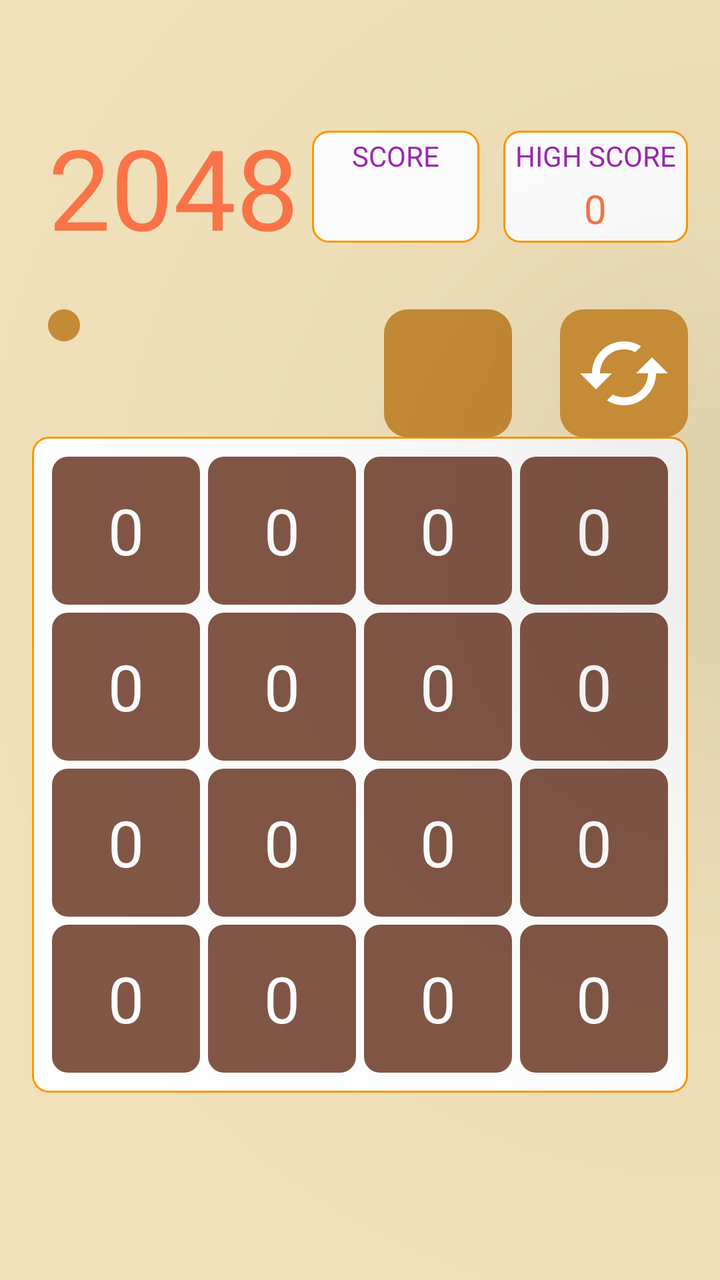
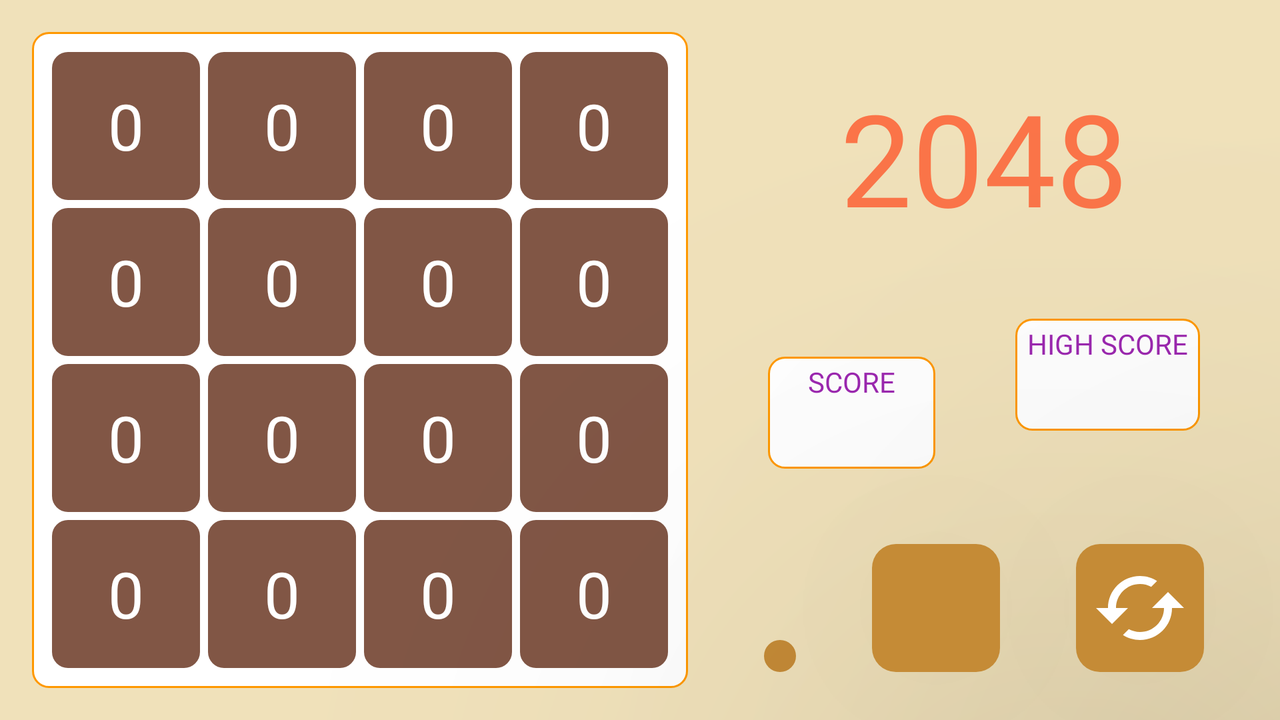

First picture: res/layout/ on a phone held upright. Second picture: the repository's own variant of that layout, on a device whose configuration matches the variant's folder. Source for both follows.
<!-- AndroidManifest.xml: application theme Theme._2048OrginalApp -->
<!-- res/layout/screen_games.xml -->
<?xml version="1.0" encoding="utf-8"?>
<androidx.constraintlayout.widget.ConstraintLayout xmlns:android="http://schemas.android.com/apk/res/android"
    xmlns:app="http://schemas.android.com/apk/res-auto"
    xmlns:tools="http://schemas.android.com/tools"
    android:layout_width="match_parent"
    android:layout_height="match_parent"
    android:background="@color/my_app_bg">

    <TextView
        android:id="@+id/textView2"
        android:layout_width="wrap_content"
        android:layout_height="wrap_content"
        android:layout_marginStart="24sp"
        android:layout_marginTop="56dp"
        android:fontFamily="@font/my_font2"
        android:text="@string/_2048"
        android:textColor="@color/text_color2048"
        android:textSize="56sp"
        app:layout_constraintStart_toStartOf="parent"
        app:layout_constraintTop_toTopOf="parent" />

    <LinearLayout
        android:id="@+id/image_score"
        android:layout_width="wrap_content"
        android:layout_height="56dp"
        android:layout_marginEnd="12dp"
        android:background="@drawable/bg_score"
        android:orientation="vertical"
        app:layout_constraintBottom_toBottomOf="@+id/textView2"
        app:layout_constraintEnd_toStartOf="@id/image_score_high"
        app:layout_constraintTop_toTopOf="@+id/textView2">

        <TextView
            android:layout_width="match_parent"
            android:layout_height="0dp"
            android:layout_marginHorizontal="20dp"
            android:layout_weight="1"
            android:fontFamily="@font/my_font2"
            android:gravity="center"
            android:text="@string/score"
            android:textColor="#9C27B0"
            app:layout_constraintBottom_toBottomOf="@id/image_score"
            app:layout_constraintEnd_toEndOf="@id/image_score"
            app:layout_constraintStart_toStartOf="@id/image_score"
            app:layout_constraintTop_toTopOf="@id/image_score" />

        <TextView
            android:id="@+id/score_text"
            android:layout_width="match_parent"
            android:layout_height="0dp"
            android:layout_marginHorizontal="6dp"
            android:layout_weight="1.2"
            android:fontFamily="@font/my_font2"
            android:gravity="center_horizontal"
            android:textColor="@color/text_color2048"
            android:textSize="20sp"
            app:layout_constraintBottom_toBottomOf="@id/image_score"
            app:layout_constraintEnd_toEndOf="@id/image_score"
            app:layout_constraintStart_toStartOf="@id/image_score"
            app:layout_constraintTop_toTopOf="@id/image_score" />

    </LinearLayout>

    <LinearLayout
        android:id="@+id/image_score_high"
        android:layout_width="wrap_content"
        android:layout_height="56dp"
        android:layout_marginEnd="16dp"
        android:background="@drawable/bg_score"
        android:orientation="vertical"
        app:layout_constraintBottom_toBottomOf="@+id/textView2"
        app:layout_constraintEnd_toEndOf="parent"
        app:layout_constraintTop_toTopOf="@+id/textView2">

        <TextView
            android:layout_width="match_parent"
            android:layout_height="0dp"
            android:layout_marginHorizontal="6dp"
            android:layout_weight="1"
            android:fontFamily="@font/my_font2"
            android:gravity="center"
            android:text="@string/high_score"
            android:textColor="#9C27B0"
            app:layout_constraintBottom_toBottomOf="@id/image_score_high"
            app:layout_constraintEnd_toEndOf="@id/image_score_high"
            app:layout_constraintStart_toStartOf="@id/image_score_high"
            app:layout_constraintTop_toTopOf="@id/image_score_high" />

        <TextView
            android:id="@+id/score_high_text"
            android:layout_width="match_parent"
            android:layout_height="0dp"
            android:layout_marginHorizontal="6dp"
            android:layout_weight="1.2"
            android:fontFamily="@font/my_font2"
            android:gravity="center_horizontal|top"
            android:text="0"
            android:textColor="@color/text_color2048"
            android:textSize="20sp"
            app:layout_constraintBottom_toBottomOf="@id/image_score_high"
            app:layout_constraintEnd_toEndOf="@id/image_score_high"
            app:layout_constraintStart_toStartOf="@id/image_score_high"
            app:layout_constraintTop_toTopOf="@id/image_score_high" />

    </LinearLayout>

    <androidx.appcompat.widget.LinearLayoutCompat
        android:id="@+id/mainView"
        android:layout_width="match_parent"
        android:layout_height="0dp"
        android:layout_marginHorizontal="16dp"
        android:background="@drawable/bg_score"
        android:orientation="vertical"
        android:padding="8dp"
        app:layout_constraintBottom_toBottomOf="parent"
        app:layout_constraintDimensionRatio="1:1"
        app:layout_constraintTop_toTopOf="parent"
        app:layout_constraintVertical_bias="0.7">

        <androidx.appcompat.widget.LinearLayoutCompat
            android:layout_width="match_parent"
            android:layout_height="0dp"
            android:layout_weight="1">

            <androidx.appcompat.widget.AppCompatTextView
                style="@style/PlayButtonStl"
                tools:text="0" />

            <androidx.appcompat.widget.AppCompatTextView
                style="@style/PlayButtonStl"
                tools:text="0" />

            <androidx.appcompat.widget.AppCompatTextView
                style="@style/PlayButtonStl"
                tools:text="0" />

            <androidx.appcompat.widget.AppCompatTextView
                style="@style/PlayButtonStl"
                tools:text="0" />
        </androidx.appcompat.widget.LinearLayoutCompat>

        <androidx.appcompat.widget.LinearLayoutCompat
            android:layout_width="match_parent"
            android:layout_height="0dp"
            android:layout_weight="1">

            <androidx.appcompat.widget.AppCompatTextView
                style="@style/PlayButtonStl"
                tools:text="0" />

            <androidx.appcompat.widget.AppCompatTextView
                style="@style/PlayButtonStl"
                tools:text="0" />

            <androidx.appcompat.widget.AppCompatTextView
                style="@style/PlayButtonStl"
                tools:text="0" />

            <androidx.appcompat.widget.AppCompatTextView
                style="@style/PlayButtonStl"
                tools:text="0" />
        </androidx.appcompat.widget.LinearLayoutCompat>

        <androidx.appcompat.widget.LinearLayoutCompat
            android:layout_width="match_parent"
            android:layout_height="0dp"
            android:layout_weight="1">

            <androidx.appcompat.widget.AppCompatTextView
                style="@style/PlayButtonStl"
                tools:text="0" />

            <androidx.appcompat.widget.AppCompatTextView
                style="@style/PlayButtonStl"
                tools:text="0" />

            <androidx.appcompat.widget.AppCompatTextView
                style="@style/PlayButtonStl"
                tools:text="0" />

            <androidx.appcompat.widget.AppCompatTextView
                style="@style/PlayButtonStl"
                tools:text="0" />
        </androidx.appcompat.widget.LinearLayoutCompat>

        <androidx.appcompat.widget.LinearLayoutCompat
            android:layout_width="match_parent"
            android:layout_height="0dp"
            android:layout_weight="1">

            <androidx.appcompat.widget.AppCompatTextView
                style="@style/PlayButtonStl"
                tools:text="0" />

            <androidx.appcompat.widget.AppCompatTextView
                style="@style/PlayButtonStl"
                tools:text="0" />

            <androidx.appcompat.widget.AppCompatTextView
                style="@style/PlayButtonStl"
                tools:text="0" />

            <androidx.appcompat.widget.AppCompatTextView
                style="@style/PlayButtonStl"
                tools:text="0" />
        </androidx.appcompat.widget.LinearLayoutCompat>

    </androidx.appcompat.widget.LinearLayoutCompat>

    <ImageView
        android:id="@+id/home"
        android:layout_width="wrap_content"
        android:layout_height="wrap_content"
        android:layout_margin="24dp"
        android:background="@drawable/bg_appcompat_button"
        android:padding="8dp"
        android:src="@drawable/ic_home"
        app:layout_constraintStart_toStartOf="parent"
        app:layout_constraintTop_toBottomOf="@id/textView2" />

    <ImageView
        android:id="@+id/restart"
        android:layout_width="wrap_content"
        android:layout_height="wrap_content"
        android:layout_marginTop="24dp"
        android:background="@drawable/bg_appcompat_button"
        android:elevation="150dp"
        android:padding="8dp"
        android:src="@drawable/ic_restart"
        app:layout_constraintEnd_toEndOf="@+id/image_score_high"
        app:layout_constraintTop_toBottomOf="@id/textView2"
        app:tint="#fff" />

    <ImageView
        android:id="@+id/goBack"
        android:layout_width="64dp"
        android:layout_height="64dp"
        android:layout_marginEnd="24dp"
        android:background="@drawable/bg_appcompat_button"
        android:padding="12dp"
        android:src="@drawable/ic_go_back"
        app:layout_constraintBottom_toBottomOf="@+id/restart"
        app:layout_constraintEnd_toStartOf="@+id/restart"
        app:layout_constraintTop_toTopOf="@+id/restart"
        app:tint="#fff" />

    <ImageView
        android:id="@+id/restart_bg"
        android:layout_width="0dp"
        android:layout_height="0dp"
        android:layout_margin="8dp"
        android:background="#fff"
        android:visibility="gone"
        app:layout_constraintBottom_toBottomOf="@id/mainView"
        app:layout_constraintEnd_toEndOf="@id/mainView"
        app:layout_constraintStart_toStartOf="@id/mainView"
        app:layout_constraintTop_toTopOf="@id/mainView" />

    <FrameLayout
        android:id="@+id/gameOver"
        android:layout_width="match_parent"
        android:layout_height="match_parent"
        android:background="#80FFFFFF"
        android:clickable="true"
        android:focusable="true"
        android:visibility="gone">

        <TextView
            android:layout_width="wrap_content"
            android:layout_height="wrap_content"
            android:layout_gravity="center"
            android:fontFamily="@font/my_font2"
            android:text="@string/game_over"
            android:textColor="#000"
            android:textSize="50sp" />
    </FrameLayout>


    <androidx.constraintlayout.widget.ConstraintLayout
        android:id="@+id/gameRestart"
        android:layout_width="match_parent"
        android:layout_height="match_parent"
        android:background="#80CFBFBF"
        android:clickable="true"
        android:focusable="true"
        android:visibility="gone">

        <LinearLayout
            android:layout_width="match_parent"
            android:layout_height="350dp"
            app:layout_constraintBottom_toBottomOf="@id/gameRestart"
            app:layout_constraintTop_toTopOf="@id/gameRestart"
            app:layout_constraintVertical_bias="0.7"
            android:layout_gravity="center"
            android:layout_marginHorizontal="24dp"
            android:orientation="vertical">

            <TextView
                android:layout_width="match_parent"
                android:layout_height="0dp"
                android:layout_marginHorizontal="24dp"
                android:layout_weight="1"
                android:fontFamily="@font/my_font2"
                android:gravity="center"
                android:text="@string/restart"
                android:textColor="#000"
                android:textSize="48sp" />

            <LinearLayout
                android:layout_width="match_parent"
                android:layout_height="0dp"
                android:layout_marginHorizontal="24dp"
                android:layout_weight="1"
                android:orientation="horizontal">

                <TextView
                    android:id="@+id/yes"
                    android:layout_width="0dp"
                    android:layout_height="match_parent"
                    android:layout_marginTop="24dp"
                    android:layout_weight="1"
                    android:fontFamily="@font/my_font2"
                    android:gravity="end"
                    android:text="@string/yes"
                    android:textColor="#000"
                    android:textSize="36sp"
                    tools:ignore="NestedWeights" />

                <Space
                    android:layout_width="100dp"
                    android:layout_height="wrap_content" />

                <TextView
                    android:id="@+id/no"
                    android:layout_width="0dp"
                    android:layout_height="match_parent"
                    android:layout_marginTop="24dp"
                    android:layout_weight="1"
                    android:fontFamily="@font/my_font2"
                    android:gravity="start"
                    android:text="@string/no"
                    android:textColor="#000"
                    android:textSize="36sp" />
            </LinearLayout>

        </LinearLayout>
    </androidx.constraintlayout.widget.ConstraintLayout>

</androidx.constraintlayout.widget.ConstraintLayout>
<!-- resources referenced by this layout -->
<resources>
  <color name="my_app_bg">#BEECDAA3</color>
  <color name="text_color2048">#FB7448</color>
  <!-- drawable bg_appcompat_button (drawable) -->
  <?xml version="1.0" encoding="utf-8"?>
  <shape xmlns:android="http://schemas.android.com/apk/res/android">
      <corners android:radius="12dp" />
       <solid android:color="#C58B36"/>
  </shape>
  <!-- drawable bg_score (drawable) -->
  <?xml version="1.0" encoding="utf-8"?>
  <shape xmlns:android="http://schemas.android.com/apk/res/android">
      <solid android:color="#fff" />
      <corners android:radius="8dp"/>
          <stroke android:width="1dp"
              android:color="#FF9800" />
  
  </shape>
  <!-- drawable ic_restart (drawable) -->
  <vector xmlns:android="http://schemas.android.com/apk/res/android"
      android:width="48dp"
      android:height="48dp"
      android:viewportWidth="24"
      android:viewportHeight="24"
      android:tint="?attr/colorControlNormal">
    <path
        android:fillColor="#fff"
        android:pathData="M19,8l-4,4h3c0,3.31 -2.69,6 -6,6 -1.01,0 -1.97,-0.25 -2.8,-0.7l-1.46,1.46C8.97,19.54 10.43,20 12,20c4.42,0 8,-3.58 8,-8h3l-4,-4zM6,12c0,-3.31 2.69,-6 6,-6 1.01,0 1.97,0.25 2.8,0.7l1.46,-1.46C15.03,4.46 13.57,4 12,4c-4.42,0 -8,3.58 -8,8H1l4,4 4,-4H6z"/>
  </vector>
  <string name="_2048">2048</string>
  <string name="game_over">Game Over!</string>
  <string name="high_score">HIGH SCORE</string>
  <string name="no">No</string>
  <string name="restart">Restart?</string>
  <string name="score">SCORE</string>
  <string name="yes">Yes</string>
  <style name="PlayButtonStl">
          <item name="android:layout_height">match_parent</item>
          <item name="android:layout_weight">1</item>
          <item name="android:layout_width">0dp</item>
          <item name="android:layout_margin">2dp</item>
  
          <item name="android:background">@drawable/bg_item_0</item>
          <item name="android:gravity">center</item>
          <item name="android:textColor">@android:color/white</item>
          <item name="android:textSize">32sp</item>
          <item name="fontFamily">@font/my_font2</item>
  
  
      </style>
  <style name="Theme._2048OrginalApp" parent="Base.Theme._2048OrginalApp" />
  <!-- drawable bg_item_0 (drawable) -->
  <?xml version="1.0" encoding="utf-8"?>
  <shape xmlns:android="http://schemas.android.com/apk/res/android">
      <corners android:radius="8dp"/>
      <solid android:color="#815645"/>
  </shape>
  <style name="Base.Theme._2048OrginalApp" parent="Theme.Material3.DayNight.NoActionBar">
          
          <item name="android:statusBarColor">@color/my_app_bg</item>
          
      </style>
</resources>
<!-- res/layout-land/screen_games.xml (the repository's variant of the layout above) -->
<!-- drawn on the phone turned sideways -->
<?xml version="1.0" encoding="utf-8"?>
<androidx.constraintlayout.widget.ConstraintLayout xmlns:android="http://schemas.android.com/apk/res/android"
    xmlns:app="http://schemas.android.com/apk/res-auto"
    xmlns:tools="http://schemas.android.com/tools"
    android:layout_width="match_parent"
    android:layout_height="match_parent"
    android:background="@color/my_app_bg">

    <TextView
        android:id="@+id/textView"
        android:layout_width="wrap_content"
        android:layout_height="wrap_content"
        android:layout_marginTop="36dp"
        android:fontFamily="@font/my_font2"
        android:text="@string/_2048"
        android:textColor="@color/text_color2048"
        android:textSize="64sp"
        app:layout_constraintEnd_toEndOf="parent"
        app:layout_constraintStart_toEndOf="@+id/mainView"
        app:layout_constraintTop_toTopOf="parent" />

    <LinearLayout
        android:id="@+id/image_score"
        android:layout_width="wrap_content"
        android:layout_height="56dp"
        android:background="@drawable/bg_score"
        android:orientation="vertical"
        app:layout_constraintBottom_toTopOf="@+id/home"
        app:layout_constraintEnd_toStartOf="@+id/image_score_high"
        app:layout_constraintStart_toEndOf="@+id/mainView"
        app:layout_constraintTop_toBottomOf="@+id/textView"
        app:layout_constraintVertical_bias="0.4">

        <TextView
            android:layout_width="match_parent"
            android:layout_height="0dp"
            android:layout_marginHorizontal="20dp"
            android:layout_weight="1"
            android:fontFamily="@font/my_font2"
            android:gravity="center"
            android:text="@string/score"
            android:textColor="#9C27B0"
            app:layout_constraintBottom_toBottomOf="@id/image_score"
            app:layout_constraintEnd_toEndOf="@id/image_score"
            app:layout_constraintStart_toStartOf="@id/image_score"
            app:layout_constraintTop_toTopOf="@id/image_score" />

        <TextView
            android:id="@+id/score_text"
            android:layout_width="match_parent"
            android:layout_height="0dp"
            android:layout_marginHorizontal="6dp"
            android:layout_weight="1.2"
            android:fontFamily="@font/my_font2"
            android:gravity="center_horizontal"
            android:textColor="@color/text_color2048"
            android:textSize="20sp"
            app:layout_constraintBottom_toBottomOf="@id/image_score"
            app:layout_constraintEnd_toEndOf="@id/image_score"
            app:layout_constraintStart_toStartOf="@id/image_score"
            app:layout_constraintTop_toTopOf="@id/image_score" />

    </LinearLayout>

    <LinearLayout
        android:id="@+id/image_score_high"
        android:layout_width="wrap_content"
        android:layout_height="56dp"
        android:background="@drawable/bg_score"
        android:orientation="vertical"
        app:layout_constraintBottom_toTopOf="@+id/restart"
        app:layout_constraintEnd_toEndOf="parent"
        app:layout_constraintStart_toEndOf="@+id/image_score"
        app:layout_constraintTop_toBottomOf="@+id/textView"
        app:layout_constraintVertical_bias="0.4">

        <TextView
            android:layout_width="match_parent"
            android:layout_height="0dp"
            android:layout_marginHorizontal="6dp"
            android:layout_weight="1"
            android:fontFamily="@font/my_font2"
            android:gravity="center"
            android:text="@string/high_score"
            android:textColor="#9C27B0"
            app:layout_constraintBottom_toBottomOf="@id/image_score_high"
            app:layout_constraintEnd_toEndOf="@id/image_score_high"
            app:layout_constraintStart_toStartOf="@id/image_score_high"
            app:layout_constraintTop_toTopOf="@id/image_score_high" />

        <TextView
            android:id="@+id/score_high_text"
            android:layout_width="match_parent"
            android:layout_height="0dp"
            android:layout_marginHorizontal="6dp"
            android:layout_weight="1.2"
            android:fontFamily="@font/my_font2"
            android:gravity="center_horizontal|top"
            android:textColor="@color/text_color2048"
            android:textSize="20sp"
            app:layout_constraintBottom_toBottomOf="@id/image_score_high"
            app:layout_constraintEnd_toEndOf="@id/image_score_high"
            app:layout_constraintStart_toStartOf="@id/image_score_high"
            app:layout_constraintTop_toTopOf="@id/image_score_high" />

    </LinearLayout>

    <androidx.appcompat.widget.LinearLayoutCompat
        android:id="@+id/mainView"
        android:layout_width="0dp"
        android:layout_height="match_parent"
        android:layout_marginVertical="16dp"
        android:layout_marginStart="16dp"
        android:background="@drawable/bg_score"
        android:orientation="vertical"
        android:padding="8dp"
        app:layout_constraintBottom_toBottomOf="parent"
        app:layout_constraintDimensionRatio="1:1"
        app:layout_constraintStart_toStartOf="parent"
        app:layout_constraintTop_toTopOf="parent">


        <androidx.appcompat.widget.LinearLayoutCompat
            android:layout_width="match_parent"
            android:layout_height="0dp"
            android:layout_weight="1">

            <androidx.appcompat.widget.AppCompatTextView
                style="@style/PlayButtonStl"
                tools:text="0" />

            <androidx.appcompat.widget.AppCompatTextView
                style="@style/PlayButtonStl"
                tools:text="0" />

            <androidx.appcompat.widget.AppCompatTextView
                style="@style/PlayButtonStl"
                tools:text="0" />

            <androidx.appcompat.widget.AppCompatTextView
                style="@style/PlayButtonStl"
                tools:text="0" />
        </androidx.appcompat.widget.LinearLayoutCompat>

        <androidx.appcompat.widget.LinearLayoutCompat
            android:layout_width="match_parent"
            android:layout_height="0dp"
            android:layout_weight="1">

            <androidx.appcompat.widget.AppCompatTextView
                style="@style/PlayButtonStl"
                tools:text="0" />

            <androidx.appcompat.widget.AppCompatTextView
                style="@style/PlayButtonStl"
                tools:text="0" />

            <androidx.appcompat.widget.AppCompatTextView
                style="@style/PlayButtonStl"
                tools:text="0" />

            <androidx.appcompat.widget.AppCompatTextView
                style="@style/PlayButtonStl"
                tools:text="0" />
        </androidx.appcompat.widget.LinearLayoutCompat>

        <androidx.appcompat.widget.LinearLayoutCompat
            android:layout_width="match_parent"
            android:layout_height="0dp"
            android:layout_weight="1">

            <androidx.appcompat.widget.AppCompatTextView
                style="@style/PlayButtonStl"
                tools:text="0" />

            <androidx.appcompat.widget.AppCompatTextView
                style="@style/PlayButtonStl"
                tools:text="0" />

            <androidx.appcompat.widget.AppCompatTextView
                style="@style/PlayButtonStl"
                tools:text="0" />

            <androidx.appcompat.widget.AppCompatTextView
                style="@style/PlayButtonStl"
                tools:text="0" />
        </androidx.appcompat.widget.LinearLayoutCompat>

        <androidx.appcompat.widget.LinearLayoutCompat
            android:layout_width="match_parent"
            android:layout_height="0dp"
            android:layout_weight="1">

            <androidx.appcompat.widget.AppCompatTextView
                style="@style/PlayButtonStl"
                tools:text="0" />

            <androidx.appcompat.widget.AppCompatTextView
                style="@style/PlayButtonStl"
                tools:text="0" />

            <androidx.appcompat.widget.AppCompatTextView
                style="@style/PlayButtonStl"
                tools:text="0" />

            <androidx.appcompat.widget.AppCompatTextView
                style="@style/PlayButtonStl"
                tools:text="0" />
        </androidx.appcompat.widget.LinearLayoutCompat>

    </androidx.appcompat.widget.LinearLayoutCompat>

    <ImageView
        android:id="@+id/home"
        android:layout_width="wrap_content"
        android:layout_height="wrap_content"
        android:layout_marginBottom="24dp"
        android:background="@drawable/bg_appcompat_button"
        android:padding="8dp"
        android:src="@drawable/ic_home"
        app:layout_constraintBottom_toBottomOf="parent"
        app:layout_constraintEnd_toStartOf="@id/goBack"
        app:layout_constraintStart_toEndOf="@+id/mainView" />

    <ImageView
        android:id="@+id/restart"
        android:layout_width="wrap_content"
        android:layout_height="wrap_content"
        android:layout_marginBottom="24dp"
        android:background="@drawable/bg_appcompat_button"
        android:elevation="150dp"
        android:padding="8dp"
        android:src="@drawable/ic_restart"
        app:layout_constraintBottom_toBottomOf="parent"
        app:layout_constraintEnd_toEndOf="parent"
        app:layout_constraintStart_toEndOf="@id/goBack"
        app:tint="#fff" />

    <ImageView
        android:id="@+id/goBack"
        android:layout_width="64dp"
        android:layout_height="64dp"
        android:layout_marginBottom="24dp"
        android:background="@drawable/bg_appcompat_button"
        android:elevation="150dp"
        android:padding="12dp"
        android:src="@drawable/ic_go_back"
        app:layout_constraintBottom_toBottomOf="parent"
        app:layout_constraintEnd_toStartOf="@+id/restart"
        app:layout_constraintStart_toEndOf="@id/home"
        app:tint="#fff" />

    <ImageView
        android:id="@+id/restart_bg"
        android:layout_width="0dp"
        android:layout_height="0dp"
        android:layout_margin="8dp"
        android:background="#fff"
        android:visibility="gone"
        app:layout_constraintBottom_toBottomOf="@id/mainView"
        app:layout_constraintEnd_toEndOf="@id/mainView"
        app:layout_constraintStart_toStartOf="@id/mainView"
        app:layout_constraintTop_toTopOf="@id/mainView" />

    <FrameLayout
        android:id="@+id/gameOver"
        android:layout_width="match_parent"
        android:layout_height="match_parent"
        android:background="#80FFFFFF"
        android:clickable="true"
        android:focusable="true"
        android:visibility="gone">

        <TextView
            android:layout_width="wrap_content"
            android:layout_height="wrap_content"
            android:layout_gravity="center"
            android:fontFamily="@font/my_font2"
            android:text="@string/game_over"
            android:textColor="#000"
            android:textSize="50sp" />
    </FrameLayout>


    <FrameLayout
        android:id="@+id/gameRestart"
        android:layout_width="match_parent"
        android:layout_height="match_parent"
        android:background="#80130F0F"
        android:clickable="true"
        android:focusable="true"
        android:visibility="gone">

        <LinearLayout
            android:layout_width="364dp"
            android:layout_height="match_parent"
            android:layout_marginVertical="32dp"
            android:orientation="vertical">

            <TextView
                android:layout_width="match_parent"
                android:layout_height="0dp"
                android:layout_marginHorizontal="24dp"
                android:layout_weight="1"
                android:fontFamily="@font/my_font2"
                android:gravity="center"
                android:text="@string/restart"
                android:textColor="#000"
                android:textSize="48sp" />

            <LinearLayout
                android:layout_width="match_parent"
                android:layout_height="0dp"
                android:layout_marginHorizontal="24dp"
                android:layout_weight="1"
                android:orientation="horizontal">

                <TextView
                    android:id="@+id/yes"
                    android:layout_width="0dp"
                    android:layout_height="match_parent"
                    android:layout_marginTop="24dp"
                    android:layout_weight="1"
                    android:fontFamily="@font/my_font2"
                    android:gravity="end"
                    android:text="@string/yes"
                    android:textColor="#000"
                    android:textSize="36sp"
                    tools:ignore="NestedWeights" />

                <Space
                    android:layout_width="100dp"
                    android:layout_height="wrap_content" />

                <TextView
                    android:id="@+id/no"
                    android:layout_width="0dp"
                    android:layout_height="match_parent"
                    android:layout_marginTop="24dp"
                    android:layout_weight="1"
                    android:fontFamily="@font/my_font2"
                    android:gravity="start"
                    android:text="@string/no"
                    android:textColor="#000"
                    android:textSize="36sp" />
            </LinearLayout>

        </LinearLayout>
    </FrameLayout>

</androidx.constraintlayout.widget.ConstraintLayout>
